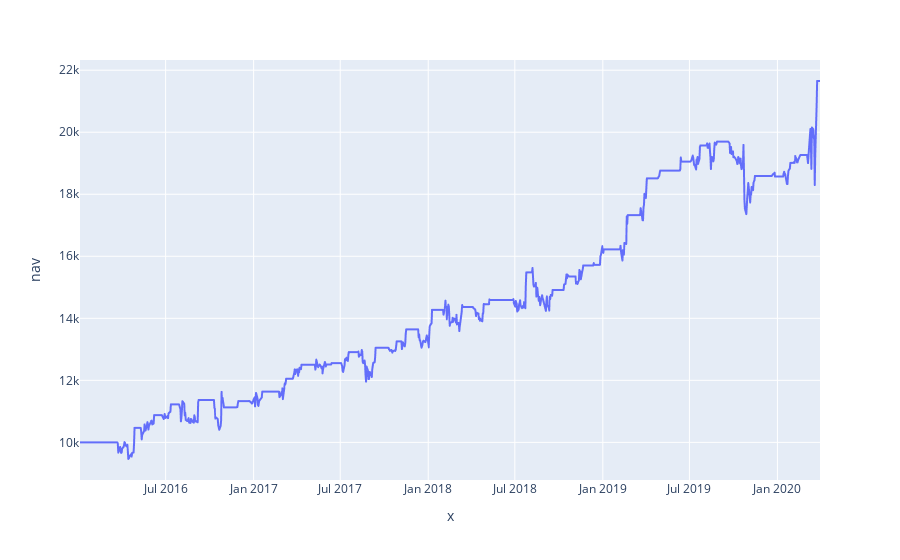

Notebook source saved alongside this figure:
### Code cell
plot_returns(portfolio['nav'])

### Figure 1 — Plotly figure (JSON) as saved in the notebook; plotly's stock layout.template omitted (floating-point values rounded to 4 significant figures; data arrays with more than 128 entries replaced by an {"elided": "..."} marker saying what was removed)
{"data": [{"hoverlabel": {"namelength": 0}, "hovertemplate": "x=%{x}<br>nav=%{y}", "legendgroup": "", "line": {"color": "#636efa", "dash": "solid"}, "mode": "lines", "name": "", "showlegend": false, "type": "scattergl", "x": {"elided": "1103 str values"}, "xaxis": "x", "y": {"elided": "1103 float values"}, "yaxis": "y"}], "layout": {"legend": {"tracegroupgap": 0}, "margin": {"t": 60}, "xaxis": {"anchor": "y", "domain": [0, 1], "title": {"text": "x"}}, "yaxis": {"anchor": "x", "domain": [0, 1], "title": {"text": "nav"}}}}
